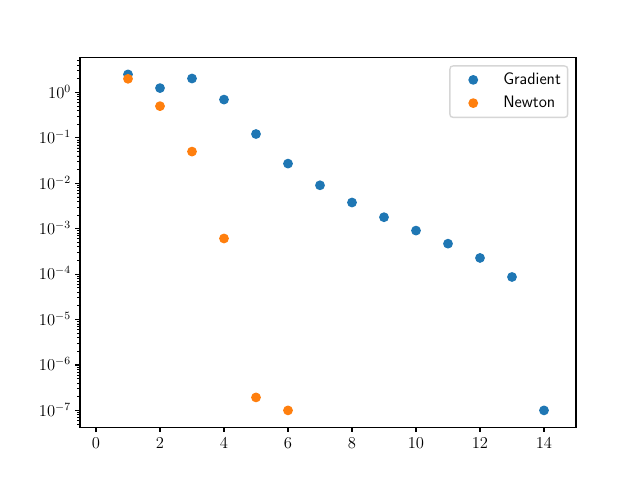

The Python source for this figure:
from matplotlib import pyplot

from function import Function
from a import get_critical_point_with_gradient
from b import get_critical_point_with_newton


pyplot.rcParams["text.usetex"] = True
pyplot.rcParams["font.size"] = 12


def plot_critical_points(critical_points:dict[str, list[float]], save_path:int) -> None:
    longest = -float('inf')
    for algorithm, critical_point in critical_points.items():
        time = len(critical_point) + 1
        if longest < time:
            longest = time
        pyplot.scatter(list(range(1, time)), [abs(x - critical_point[-1]) + 10**-7 for x in critical_point], label=f'{algorithm}')
    
    pyplot.xlim(-0.5, longest) 
    pyplot.yscale('log')
        
    pyplot.legend()
    pyplot.savefig(save_path)


if __name__ == '__main__':
    f:Function = Function()
    gradient_critical_point:list[float] = get_critical_point_with_gradient(f, 1/2)
    newton_critical_point:list[float] = get_critical_point_with_newton(f, 5)
    
    plot_critical_points({
        'Gradient': gradient_critical_point,
        'Newton': newton_critical_point
    }, save_path=f'change.pdf')